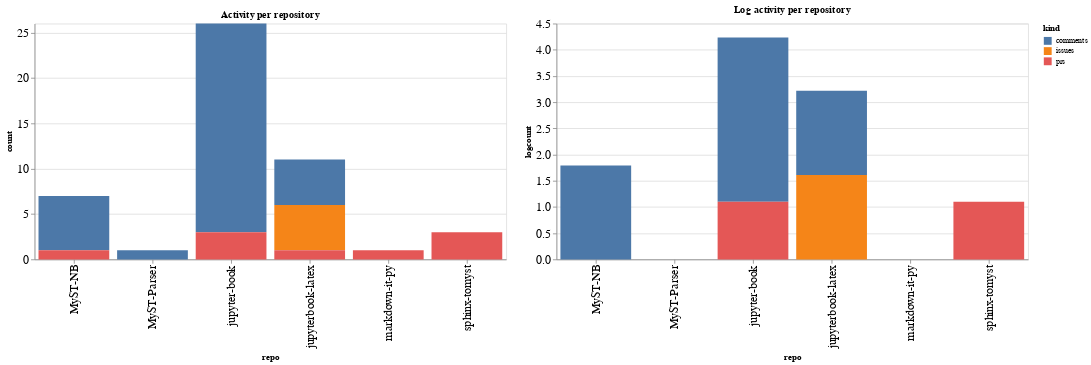

Notebook source saved alongside this figure:
### Code cell
ch1 = alt.Chart(repo_summaries, width=600, title="Activity per repository").mark_bar().encode(
    x='repo',
    y='count',
    color='kind',
    tooltip="kind"
)

ch2 = alt.Chart(repo_summaries, width=600, title="Log activity per repository").mark_bar().encode(
    x='repo',
    y='logcount',
    color='kind',
    tooltip="kind"
)

ch1 | ch2

### Figure 1 — Vega-Lite specification as saved in the notebook (floating-point values rounded to 4 significant figures)
{"config": {"axisLeft": {"labelFontSize": 15}, "axisBottom": {"labelFontSize": 15}}, "hconcat": [{"mark": "bar", "encoding": {"color": {"type": "nominal", "field": "kind"}, "tooltip": {"type": "nominal", "field": "kind"}, "x": {"type": "nominal", "field": "repo"}, "y": {"type": "quantitative", "field": "count"}}, "title": "Activity per repository", "width": 600}, {"mark": "bar", "encoding": {"color": {"type": "nominal", "field": "kind"}, "tooltip": {"type": "nominal", "field": "kind"}, "x": {"type": "nominal", "field": "repo"}, "y": {"type": "quantitative", "field": "logcount"}}, "title": "Log activity per repository", "width": 600}], "data": {"name": "data-bbf71f017e3de80bb4bf4c51fe215793"}, "$schema": "https://vega.github.io/schema/vega-lite/v4.8.1.json", "datasets": {"data-bbf71f017e3de80bb4bf4c51fe215793": [{"repo": "MyST-NB", "kind": "comments", "count": 6, "logcount": 1.792}, {"repo": "MyST-NB", "kind": "prs", "count": 1, "logcount": 0.0}, {"repo": "MyST-Parser", "kind": "comments", "count": 1, "logcount": 0.0}, {"repo": "jupyter-book", "kind": "comments", "count": 23, "logcount": 3.135}, {"repo": "jupyter-book", "kind": "prs", "count": 3, "logcount": 1.099}, {"repo": "jupyterbook-latex", "kind": "comments", "count": 5, "logcount": 1.609}, {"repo": "jupyterbook-latex", "kind": "issues", "count": 5, "logcount": 1.609}, {"repo": "jupyterbook-latex", "kind": "prs", "count": 1, "logcount": 0.0}, {"repo": "markdown-it-py", "kind": "prs", "count": 1, "logcount": 0.0}, {"repo": "sphinx-tomyst", "kind": "prs", "count": 3, "logcount": 1.099}]}}
